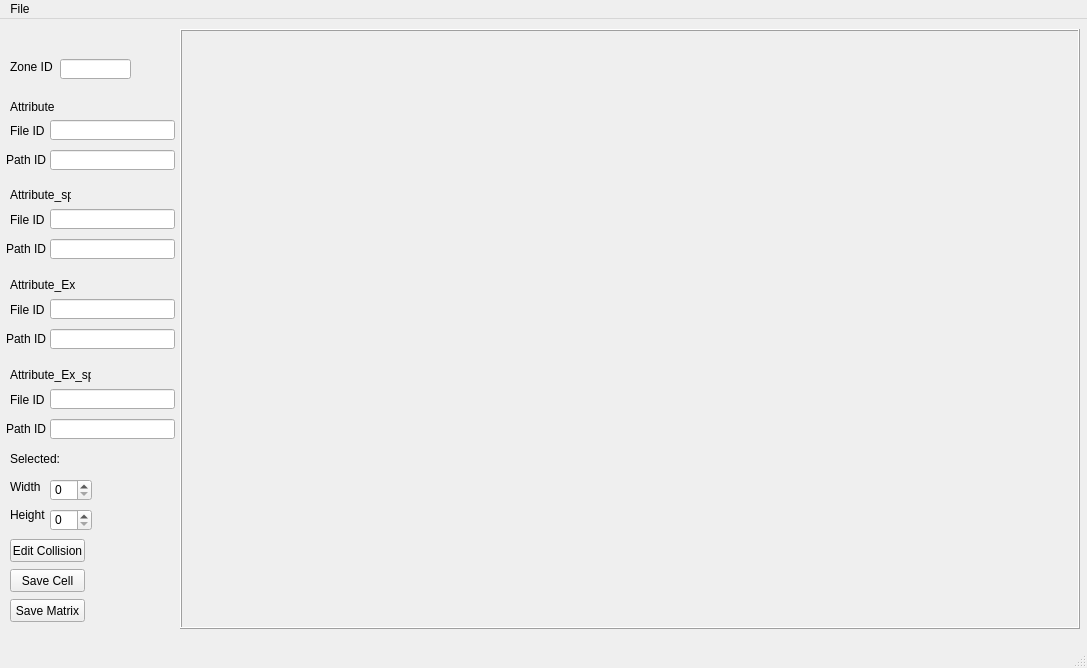
<?xml version="1.0" encoding="UTF-8"?>
<ui version="4.0">
 <class>MainWindow</class>
 <widget class="QMainWindow" name="MainWindow">
  <property name="geometry">
   <rect>
    <x>0</x>
    <y>0</y>
    <width>1087</width>
    <height>668</height>
   </rect>
  </property>
  <property name="windowTitle">
   <string>MainWindow</string>
  </property>
  <widget class="QWidget" name="centralwidget">
   <widget class="QLabel" name="label">
    <property name="geometry">
     <rect>
      <x>10</x>
      <y>40</y>
      <width>81</width>
      <height>16</height>
     </rect>
    </property>
    <property name="text">
     <string>Zone ID</string>
    </property>
   </widget>
   <widget class="QLineEdit" name="uiZoneID">
    <property name="geometry">
     <rect>
      <x>60</x>
      <y>40</y>
      <width>71</width>
      <height>20</height>
     </rect>
    </property>
   </widget>
   <widget class="QLabel" name="label_2">
    <property name="geometry">
     <rect>
      <x>10</x>
      <y>81</y>
      <width>47</width>
      <height>13</height>
     </rect>
    </property>
    <property name="text">
     <string>Attribute</string>
    </property>
   </widget>
   <widget class="QLineEdit" name="uiAttributeFID">
    <property name="geometry">
     <rect>
      <x>50</x>
      <y>101</y>
      <width>125</width>
      <height>20</height>
     </rect>
    </property>
    <property name="text">
     <string/>
    </property>
   </widget>
   <widget class="QLabel" name="label_3">
    <property name="geometry">
     <rect>
      <x>10</x>
      <y>166</y>
      <width>61</width>
      <height>20</height>
     </rect>
    </property>
    <property name="text">
     <string>Attribute_sp</string>
    </property>
   </widget>
   <widget class="QLabel" name="label_4">
    <property name="geometry">
     <rect>
      <x>10</x>
      <y>250</y>
      <width>71</width>
      <height>31</height>
     </rect>
    </property>
    <property name="text">
     <string>Attribute_Ex</string>
    </property>
   </widget>
   <widget class="QLabel" name="label_5">
    <property name="geometry">
     <rect>
      <x>10</x>
      <y>340</y>
      <width>81</width>
      <height>31</height>
     </rect>
    </property>
    <property name="text">
     <string>Attribute_Ex_sp</string>
    </property>
   </widget>
   <widget class="QSpinBox" name="uiWidthSB">
    <property name="geometry">
     <rect>
      <x>50</x>
      <y>460</y>
      <width>42</width>
      <height>22</height>
     </rect>
    </property>
   </widget>
   <widget class="QSpinBox" name="uiHeightSB">
    <property name="geometry">
     <rect>
      <x>50</x>
      <y>490</y>
      <width>42</width>
      <height>22</height>
     </rect>
    </property>
   </widget>
   <widget class="QLabel" name="label_6">
    <property name="geometry">
     <rect>
      <x>10</x>
      <y>452</y>
      <width>47</width>
      <height>31</height>
     </rect>
    </property>
    <property name="text">
     <string>Width</string>
    </property>
   </widget>
   <widget class="QLabel" name="label_7">
    <property name="geometry">
     <rect>
      <x>10</x>
      <y>480</y>
      <width>47</width>
      <height>31</height>
     </rect>
    </property>
    <property name="text">
     <string>Height</string>
    </property>
   </widget>
   <widget class="ClickLabel" name="uiMap">
    <property name="geometry">
     <rect>
      <x>180</x>
      <y>10</y>
      <width>900</width>
      <height>600</height>
     </rect>
    </property>
    <property name="minimumSize">
     <size>
      <width>900</width>
      <height>600</height>
     </size>
    </property>
    <property name="frameShape">
     <enum>QFrame::Box</enum>
    </property>
    <property name="frameShadow">
     <enum>QFrame::Raised</enum>
    </property>
    <property name="text">
     <string/>
    </property>
    <property name="alignment">
     <set>Qt::AlignLeading|Qt::AlignLeft|Qt::AlignTop</set>
    </property>
   </widget>
   <widget class="QLabel" name="label_8">
    <property name="geometry">
     <rect>
      <x>10</x>
      <y>101</y>
      <width>47</width>
      <height>21</height>
     </rect>
    </property>
    <property name="text">
     <string>File ID</string>
    </property>
   </widget>
   <widget class="QLineEdit" name="uiAttributePID">
    <property name="geometry">
     <rect>
      <x>50</x>
      <y>131</y>
      <width>125</width>
      <height>20</height>
     </rect>
    </property>
    <property name="text">
     <string/>
    </property>
   </widget>
   <widget class="QLabel" name="label_9">
    <property name="geometry">
     <rect>
      <x>6</x>
      <y>130</y>
      <width>51</width>
      <height>21</height>
     </rect>
    </property>
    <property name="text">
     <string>Path ID</string>
    </property>
   </widget>
   <widget class="QLabel" name="label_10">
    <property name="geometry">
     <rect>
      <x>6</x>
      <y>219</y>
      <width>51</width>
      <height>21</height>
     </rect>
    </property>
    <property name="text">
     <string>Path ID</string>
    </property>
   </widget>
   <widget class="QLabel" name="label_11">
    <property name="geometry">
     <rect>
      <x>10</x>
      <y>190</y>
      <width>47</width>
      <height>21</height>
     </rect>
    </property>
    <property name="text">
     <string>File ID</string>
    </property>
   </widget>
   <widget class="QLineEdit" name="uiAttributeSPFID">
    <property name="geometry">
     <rect>
      <x>50</x>
      <y>190</y>
      <width>125</width>
      <height>20</height>
     </rect>
    </property>
    <property name="text">
     <string/>
    </property>
   </widget>
   <widget class="QLineEdit" name="uiAttributeSPPID">
    <property name="geometry">
     <rect>
      <x>50</x>
      <y>220</y>
      <width>125</width>
      <height>20</height>
     </rect>
    </property>
    <property name="text">
     <string/>
    </property>
   </widget>
   <widget class="QLabel" name="label_12">
    <property name="geometry">
     <rect>
      <x>6</x>
      <y>309</y>
      <width>51</width>
      <height>21</height>
     </rect>
    </property>
    <property name="text">
     <string>Path ID</string>
    </property>
   </widget>
   <widget class="QLabel" name="label_13">
    <property name="geometry">
     <rect>
      <x>10</x>
      <y>280</y>
      <width>47</width>
      <height>21</height>
     </rect>
    </property>
    <property name="text">
     <string>File ID</string>
    </property>
   </widget>
   <widget class="QLineEdit" name="uiAttributeEXFID">
    <property name="geometry">
     <rect>
      <x>50</x>
      <y>280</y>
      <width>125</width>
      <height>20</height>
     </rect>
    </property>
    <property name="text">
     <string/>
    </property>
   </widget>
   <widget class="QLineEdit" name="uiAttributeEXPID">
    <property name="geometry">
     <rect>
      <x>50</x>
      <y>310</y>
      <width>125</width>
      <height>20</height>
     </rect>
    </property>
    <property name="text">
     <string/>
    </property>
   </widget>
   <widget class="QLabel" name="label_14">
    <property name="geometry">
     <rect>
      <x>6</x>
      <y>399</y>
      <width>51</width>
      <height>21</height>
     </rect>
    </property>
    <property name="text">
     <string>Path ID</string>
    </property>
   </widget>
   <widget class="QLabel" name="label_15">
    <property name="geometry">
     <rect>
      <x>10</x>
      <y>370</y>
      <width>47</width>
      <height>21</height>
     </rect>
    </property>
    <property name="text">
     <string>File ID</string>
    </property>
   </widget>
   <widget class="QLineEdit" name="uiAttributeEXSPFID">
    <property name="geometry">
     <rect>
      <x>50</x>
      <y>370</y>
      <width>125</width>
      <height>20</height>
     </rect>
    </property>
    <property name="text">
     <string/>
    </property>
   </widget>
   <widget class="QLineEdit" name="uiAttributeEXSPPID">
    <property name="geometry">
     <rect>
      <x>50</x>
      <y>400</y>
      <width>125</width>
      <height>20</height>
     </rect>
    </property>
    <property name="text">
     <string/>
    </property>
   </widget>
   <widget class="QPushButton" name="btnSaveCell">
    <property name="geometry">
     <rect>
      <x>10</x>
      <y>550</y>
      <width>75</width>
      <height>23</height>
     </rect>
    </property>
    <property name="text">
     <string>Save Cell</string>
    </property>
   </widget>
   <widget class="QPushButton" name="btnSaveMatrix">
    <property name="geometry">
     <rect>
      <x>10</x>
      <y>580</y>
      <width>75</width>
      <height>23</height>
     </rect>
    </property>
    <property name="text">
     <string>Save Matrix</string>
    </property>
   </widget>
   <widget class="QPushButton" name="btnEditCollision">
    <property name="geometry">
     <rect>
      <x>10</x>
      <y>520</y>
      <width>75</width>
      <height>23</height>
     </rect>
    </property>
    <property name="text">
     <string>Edit Collision</string>
    </property>
   </widget>
   <widget class="QLabel" name="label_16">
    <property name="geometry">
     <rect>
      <x>10</x>
      <y>430</y>
      <width>51</width>
      <height>20</height>
     </rect>
    </property>
    <property name="text">
     <string>Selected:</string>
    </property>
   </widget>
   <widget class="QLabel" name="uiMapMatrixSelection">
    <property name="geometry">
     <rect>
      <x>60</x>
      <y>430</y>
      <width>81</width>
      <height>21</height>
     </rect>
    </property>
    <property name="text">
     <string/>
    </property>
   </widget>
  </widget>
  <widget class="QMenuBar" name="menubar">
   <property name="geometry">
    <rect>
     <x>0</x>
     <y>0</y>
     <width>1087</width>
     <height>21</height>
    </rect>
   </property>
   <widget class="QMenu" name="menuFile">
    <property name="title">
     <string>File</string>
    </property>
    <addaction name="actionLoad"/>
   </widget>
   <addaction name="menuFile"/>
  </widget>
  <widget class="QStatusBar" name="statusbar"/>
  <action name="actionLoad">
   <property name="text">
    <string>Load...</string>
   </property>
  </action>
 </widget>
 <customwidgets>
  <customwidget>
   <class>ClickLabel</class>
   <extends>QLabel</extends>
   <header location="global">clicklabel.h</header>
  </customwidget>
 </customwidgets>
 <resources/>
 <connections/>
</ui>
